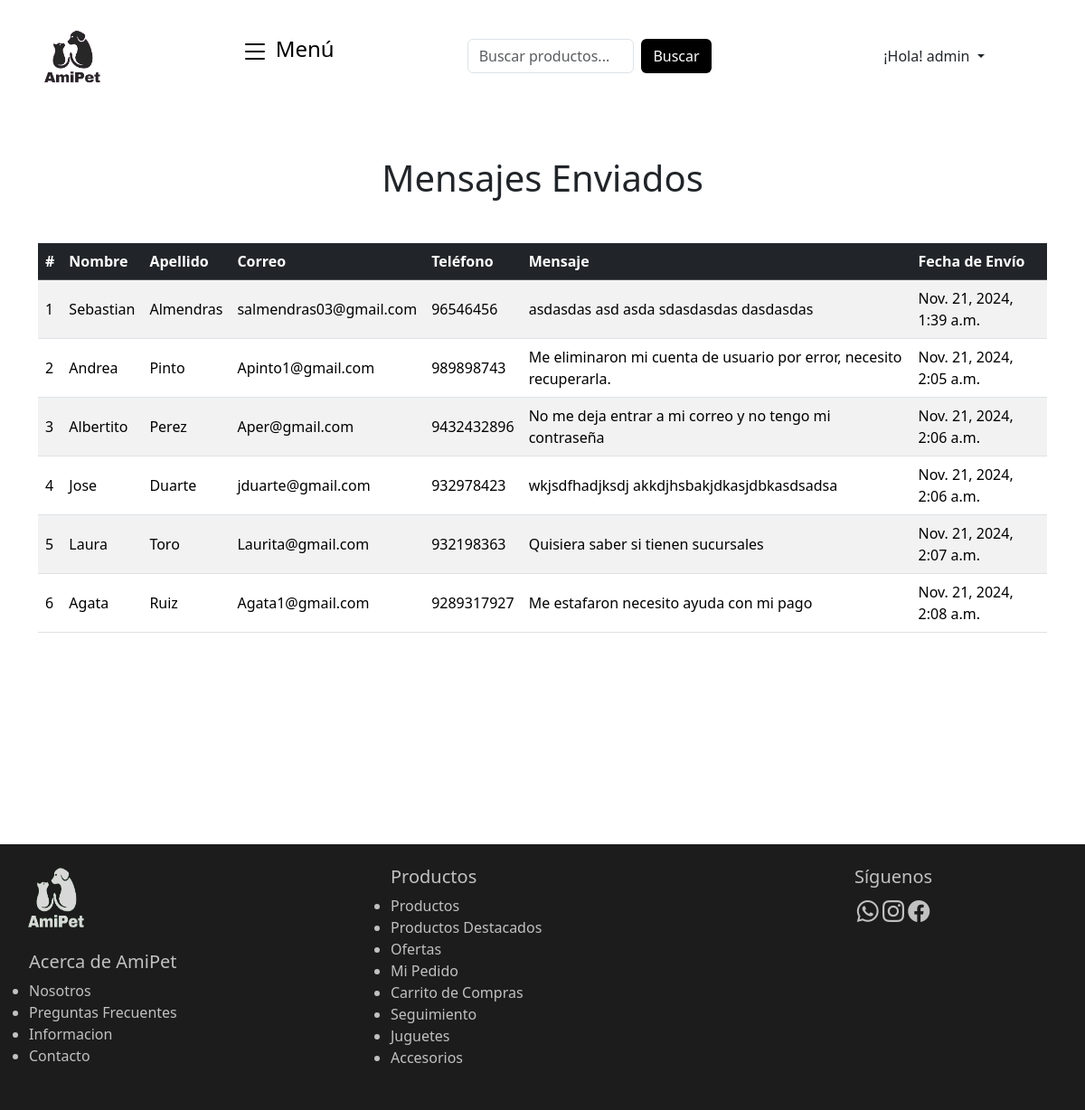
/mensajes/ (signed in), run on the app's committed database.
### CarritoApp/models.py (models this page shows, shortened)
class MensajeContacto(models.Model):
    nombre = models.CharField(max_length=50)
    apellido = models.CharField(max_length=50)
    correo = models.EmailField()
    telefono = models.CharField(max_length=15)
    mensaje = models.TextField(max_length=500)
    fecha_envio = models.DateTimeField(auto_now_add=True)

### CarritoApp/views.py (the view)
# urls.py: path('mensajes/', views.lista_mensajes, name='lista_mensajes'),
@user_passes_test(lambda u: u.is_superuser)
def lista_mensajes(request):
    mensajes = MensajeContacto.objects.all()  # Recuperar todos los mensajes
    return render(request, 'lista_mensajes.html', {'mensajes': mensajes})

### CarritoApp/context_processors.py (called while the page is built)
def total_carrito(request):
    total = 0
    if "carrito" in request.session:
        for key, value in request.session["carrito"].items():
            total += value["acumulado"]
    return {"total_carrito": total}

### CarritoApp/templates/lista_mensajes.html (shortened to what this page needs)
<!DOCTYPE html>
{% load static %}
<html lang="es">
<head>
    <link rel="stylesheet" href="https://cdn.jsdelivr.net/npm/bootstrap-icons@1.11.3/font/bootstrap-icons.min.css">
    <link href="{% static 'bootstrap/css/bootstrap.min.css' %}" rel="stylesheet">
    <link href="{% static 'css/index.css' %}" rel="stylesheet">
</head>
<body>
    <header class="header-container">
        <div class="header-content row row-cols-1 row-cols-sm-2 g-3">
            <div class="col-md-1 col-sm-3">
                <img src="{% static 'img/AmiPet.png' %}" alt="Logo" class="logo">
            </div>
            <div class="col-md-2 col-sm-9">
                <button class="abrir-menu">
                    <div class="fs-4 mb-3">
                        Menú
                    </div>
                </button>
            </div>
            <div class="col-md-3 col-sm-6">
                <form class="d-flex" role="search">
                    <input class="form-control me-2" type="search" placeholder="Buscar productos..."
                        aria-label="Search">
                    <button class="btn btn-outline btn-base" type="submit">Buscar</button>
                </form>
            </div>
            {% if user.is_authenticated %}
            <div class="dropdown col-md-3 col-sm-6" id="dropdownCuenta">
                <button class="btn dropdown-toggle" type="button" id="dropdownMenuButton">
                    ¡Hola! {{ user.username }}
                </button>
            </div>
            {% endif %}
        </div>
    </header>
    <body>
        <h1 class="text-center my-5">Mensajes Enviados</h1>
        <div class="container mt-5">
            <table class="table table-striped">
                <thead class="table-dark">
                    <tr>
                        <th>#</th>
                        <th>Nombre</th>
                        <th>Apellido</th>
                        <th>Correo</th>
                        <th>Teléfono</th>
                        <th>Mensaje</th>
                        <th>Fecha de Envío</th>
                    </tr>
                </thead>
                <tbody>
                    {% for mensaje in mensajes %}
                    <tr>
                        <td>{{ forloop.counter }}</td>
                        <td>{{ mensaje.nombre }}</td>
                        <td>{{ mensaje.apellido }}</td>
                        <td>{{ mensaje.correo }}</td>
                        <td>{{ mensaje.telefono }}</td>
                        <td>{{ mensaje.mensaje }}</td>
                        <td>{{ mensaje.fecha_envio }}</td>
                    </tr>
                    {% empty %}
                    <tr>
                        <td colspan="7" class="text-center">No hay mensajes enviados.</td>
                    </tr>
                    {% endfor %}
                </tbody>
            </table>
        </div>
    </body>
    <br><br><br><br><br><br><br>
    <footer class="container-footer">
        <div class="row w-100">
            <div class="col-md-4 footer1 mt-4">
                <a class="navbar-brand logo-footer" href="index.html">
                    <img src="{% static 'img/AmiPet.png' %}" alt="logo" width="70" height="70" class="logo">
                </a>
                <ul class="list-footer mt-4">
                    <h5>Acerca de AmiPet</h5>
                    <li><a href="#" class="nav-link">Nosotros</a></li>
                    <li><a href="#" class="nav-link">Preguntas Frecuentes</a></li>
                    <li><a href="#" class="nav-link">Informacion</a></li>
                    <li><a href="#" class="nav-link">Contacto</a></li>
                </ul>
            </div>
            <div class="col-md-4 footer2 mt-4">
                <ul class="list-footer">
                    <h5>Productos</h5>
                    <li><a href="#" class="nav-link">Productos</a></li>
                    <li><a href="#" class="nav-link">Productos Destacados</a></li>
                    <li><a href="#" class="nav-link">Ofertas</a></li>
                    <li><a href="#" class="nav-link">Mi Pedido</a></li>
                    <li><a href="#" class="nav-link">Carrito de Compras</a></li>
                    <li><a href="#" class="nav-link">Seguimiento</a></li>
                    <li><a href="#" class="nav-link">Juguetes</a></li>
                    <li><a href="#" class="nav-link">Accesorios</a></li>
                </ul>
            </div>
            <div class="col-md-4 footer-redes text-center mt-4 mb-4">
                <div>
                    <h5>Síguenos</h5>
                    <i class="bi bi-whatsapp" style="font-size: 24px;"></i>
                    <i class="bi bi-instagram" style="font-size: 24px;"></i>
                    <i class="bi bi-facebook" style="font-size: 24px;"></i>
                </div>
            </div>
        </div>
    </footer>
</body>
</html>

### CarritoApp/static/css/index.css (style rules this page uses)
* { margin: 0; padding: 0; box-sizing: border-box; }
header { align-items: center; padding: 2rem; background-color: white; }
.header-content { display: flex; align-items: center; justify-content: space-between; flex-wrap: wrap; margin-left: 0; }
.logo { max-width: 4rem; margin-right: 0; }
.abrir-menu { margin-left: auto; background: none; border: none; font-size: 2rem; cursor: pointer; outline: none; }
.abrir-menu svg { width: 2rem; height: 2rem; }
.container-footer { background-color: #1c1c1c; margin-top: 50px; padding-bottom: 30px; }
.footer1 { color: #c1c1c1; }
.footer2 { color: #c1c1c1; }
.footer-redes { color: #c1c1c1; }
.logo-footer img { margin-left: 30px; filter: invert(1); }
.header-container { text-align: center; }
.btn-base { background-color: rgb(0, 0, 0); color: white; }
.table td, .table th { vertical-align: middle; }

### data on the page
MensajeContacto: nombre "Sebastian", apellido "Almendras", correo "salmendras03@gmail.com", telefono "96546456", mensaje "asdasdas asd asda sdasdasdas dasdasdas", fecha_envio "Nov. 21, 2024, 1:39 a.m."
MensajeContacto: nombre "Andrea", apellido "Pinto", correo "Apinto1@gmail.com", telefono "989898743", mensaje "Me eliminaron mi cuenta de usuario por error, necesito recuperarla.", fecha_envio "Nov. 21, 2024, 2:05 a.m."
MensajeContacto: nombre "Albertito", apellido "Perez", correo "Aper@gmail.com", telefono "9432432896", mensaje "No me deja entrar a mi correo y no tengo mi contraseña", fecha_envio "Nov. 21, 2024, 2:06 a.m."
MensajeContacto: nombre "Jose", apellido "Duarte", correo "jduarte@gmail.com", telefono "932978423", mensaje "wkjsdfhadjksdj akkdjhsbakjdkasjdbkasdsadsa", fecha_envio "Nov. 21, 2024, 2:06 a.m."
MensajeContacto: nombre "Laura", apellido "Toro", correo "Laurita@gmail.com", telefono "932198363", mensaje "Quisiera saber si tienen sucursales", fecha_envio "Nov. 21, 2024, 2:07 a.m."
MensajeContacto: nombre "Agata", apellido "Ruiz", correo "Agata1@gmail.com", telefono "9289317927", mensaje "Me estafaron necesito ayuda con mi pago", fecha_envio "Nov. 21, 2024, 2:08 a.m."

### other printed values
{{ user.username }} "admin"
